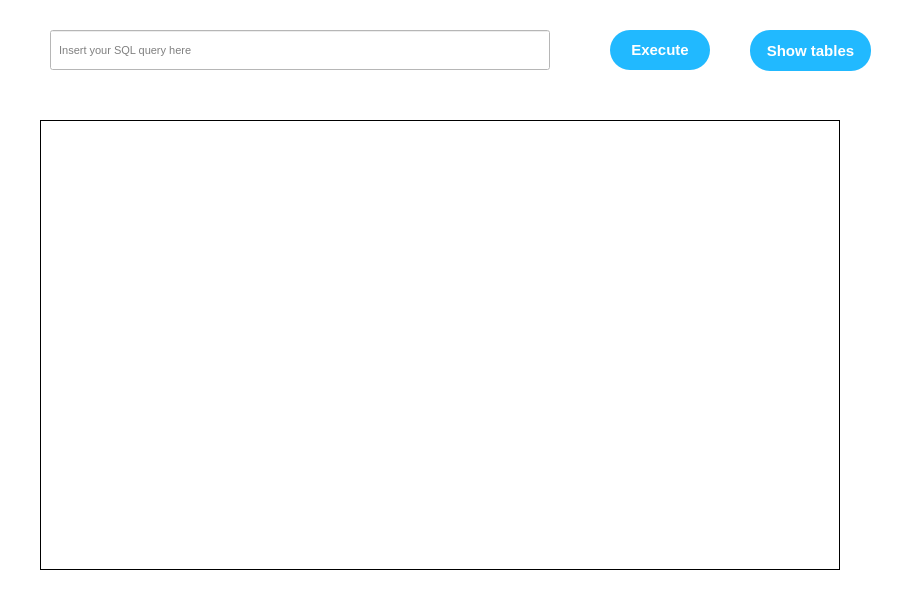
<?xml version="1.0" encoding="UTF-8"?>
<ui version="4.0">
 <class>Database</class>
 <widget class="QWidget" name="Database">
  <property name="geometry">
   <rect>
    <x>0</x>
    <y>0</y>
    <width>900</width>
    <height>600</height>
   </rect>
  </property>
  <property name="font">
   <font>
    <family>Segoe UI</family>
    <pointsize>8</pointsize>
    <italic>false</italic>
    <bold>false</bold>
   </font>
  </property>
  <property name="windowTitle">
   <string>Form</string>
  </property>
  <property name="styleSheet">
   <string notr="true">*{
font: 8pt &quot;Segoe UI&quot;;
background-color: rgb(255,255,255);
color: white;
}

QTableView {
	gridline-color: white;
	border-color: rgb(224, 224, 224);
    font: 10px;
}

QHeaderView::section {
	text-align: left;
    
	background-color: rgb(13, 142, 227);
	border: 1px solid #04AA6D;
    color: white;
    height: 35px;
    font: 14px;
}

QTableView::item:alternate{
	
	background-color: rgb(209, 209, 209);
	color: black;
}

QTableView::item{
	background-color: white;
	color: black;
}
</string>
  </property>
  <widget class="QTableView" name="tableView">
   <property name="geometry">
    <rect>
     <x>40</x>
     <y>120</y>
     <width>800</width>
     <height>450</height>
    </rect>
   </property>
   <property name="styleSheet">
    <string notr="true">QTableView{
	border: 1px solid black;
}</string>
   </property>
  </widget>
  <widget class="QLineEdit" name="lineEdit">
   <property name="geometry">
    <rect>
     <x>50</x>
     <y>30</y>
     <width>500</width>
     <height>40</height>
    </rect>
   </property>
   <property name="styleSheet">
    <string notr="true">QLineEdit{
	color: black;
}</string>
   </property>
   <property name="placeholderText">
    <string>  Insert your SQL query here</string>
   </property>
  </widget>
  <widget class="QPushButton" name="pushButton">
   <property name="geometry">
    <rect>
     <x>610</x>
     <y>30</y>
     <width>100</width>
     <height>40</height>
    </rect>
   </property>
   <property name="styleSheet">
    <string notr="true">QPushButton{
	border-radius: 20px;
	background-color: rgb(33, 185, 255);
	font-weight:  bold;
	font-size: 15px;
	color: rgb(255, 255, 255);
}

QPushButton:hover{
	
	background-color: rgb(16, 124, 255);
}</string>
   </property>
   <property name="text">
    <string>Execute</string>
   </property>
  </widget>
  <widget class="QPushButton" name="defaultButton">
   <property name="geometry">
    <rect>
     <x>750</x>
     <y>30</y>
     <width>121</width>
     <height>41</height>
    </rect>
   </property>
   <property name="font">
    <font>
     <family>Segoe UI</family>
     <pointsize>-1</pointsize>
     <italic>false</italic>
     <bold>true</bold>
    </font>
   </property>
   <property name="styleSheet">
    <string notr="true">QPushButton{
	border-radius: 20px;
	background-color: rgb(33, 185, 255);
	font-weight:  bold;
	font-size: 15px;
	color: rgb(255, 255, 255);
}

QPushButton:hover{
	
	background-color: rgb(16, 124, 255);
}</string>
   </property>
   <property name="text">
    <string>Show tables</string>
   </property>
  </widget>
 </widget>
 <resources/>
 <connections/>
</ui>
